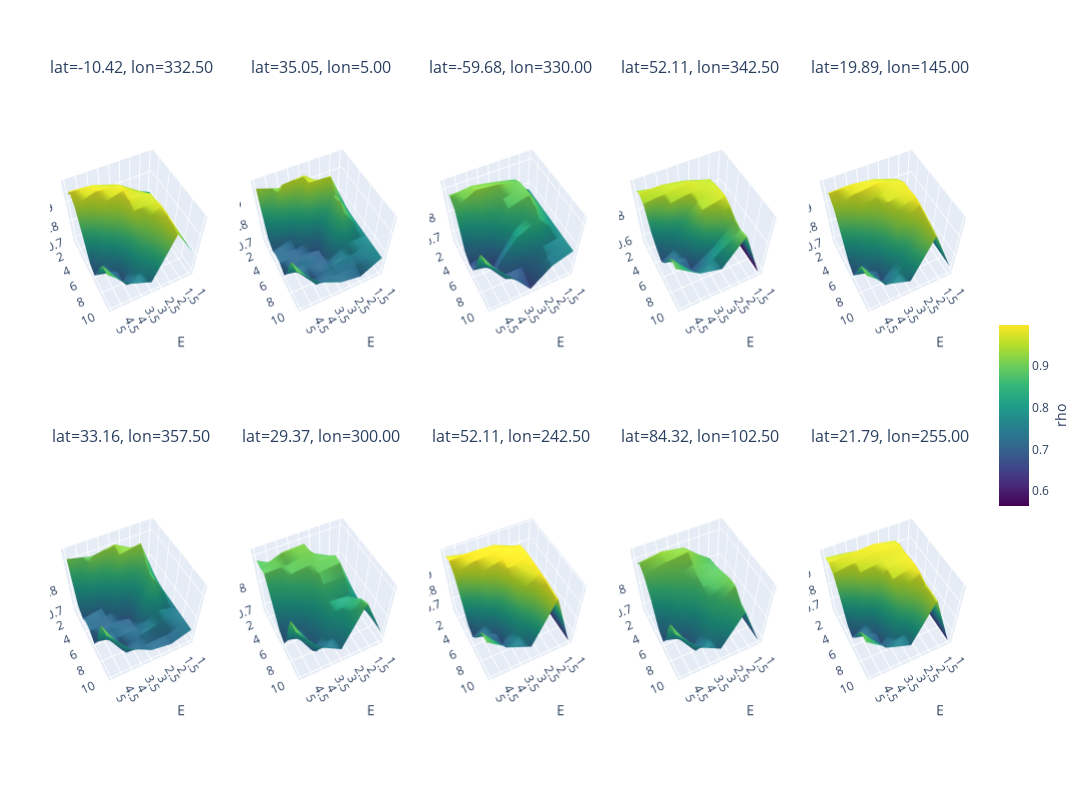

The cell this chart's notebook holds for it:
### Code cell
import xarray as xr
import pandas as pd
import numpy as np
import random

import plotly.graph_objects as go
from plotly.subplots import make_subplots

from pyEDM import EmbedDimension


nlat = ds_sat.sizes["lat"]
nlon = ds_sat.sizes["lon"]
ages = ds_sat["age"].values  # keep track of the ages

# ---------------------------------------------------------------------
# 2. Randomly select 10 (lat, lon) grid points
# ---------------------------------------------------------------------
all_pairs = [(ilat, ilon) for ilat in range(nlat) for ilon in range(nlon)]
random_pairs = random.sample(all_pairs, 10)  # pick 10 unique (ilat, ilon)

results_list = []  # will be a list of (ilat, ilon, E_axis, Tau_axis, RhoMatrix)

for idx, (ilat, ilon) in enumerate(random_pairs):
    # Extract local sat time series
    sat_ts = ds_sat["sat"].isel(lat=ilat, lon=ilon).values

    df_tmp = pd.DataFrame({
        "Time": ages,
        "pre": df_pre["pre"],  # predictor
        "sat": sat_ts          # target to predict
    })

    # We'll store a 2D array of shape (5,10) for E=1..5, tau=1..10
    RhoMatrix = np.zeros((5, 10))

    # For each tau in 1..10, call EmbedDimension once with maxE=5 and Tp=tau
    for tau in range(1, 11):
        edm_out = EmbedDimension(
            dataFrame=df_tmp,
            columns="sat",
            target="pre",
            maxE=5,          # We'll evaluate E=1..5
            tau=tau,
            Tp=10,
            lib="1 120",     # Entire time series, adapt if needed
            pred="1 120",
            showPlot=False,  # We'll handle plotting ourselves
        )

        for e_row in edm_out.itertuples():
            e_val = e_row.E     # 1..5
            rho_val = e_row.rho
            RhoMatrix[int(e_val - 1), int(tau - 1)] = rho_val

    # Axis values for plotting
    E_axis = np.arange(1, 6)     # E = 1..5
    Tau_axis = np.arange(1, 11)  # tau = 1..10

    # Save the result for this grid point
    results_list.append((ilat, ilon, E_axis, Tau_axis, RhoMatrix))

# ---------------------------------------------------------------------
# Compute global min and max for all RhoMatrix values
# ---------------------------------------------------------------------
global_min = min(np.min(RhoMatrix) for _, _, _, _, RhoMatrix in results_list)
global_max = max(np.max(RhoMatrix) for _, _, _, _, RhoMatrix in results_list)

# ---------------------------------------------------------------------
# 4. Make a 3D surface plot for each of the 10 results using Plotly subplots
# ---------------------------------------------------------------------

# Create subplot titles using true latitude and longitude values
subplot_titles = [
    f"lat={ds_sat['lat'].values[r[0]]:.2f}, lon={ds_sat['lon'].values[r[1]]:.2f}"
    for r in results_list
]

# Create a 2x5 grid of 3D subplots with adjusted spacing
fig = make_subplots(
    rows=2, cols=5,
    specs=[[{"type": "surface"}]*5, [{"type": "surface"}]*5],
    subplot_titles=subplot_titles,
    horizontal_spacing=0.03,  # reduce horizontal spacing
    vertical_spacing=0.1      # reduce vertical spacing
)

# Add each surface plot trace to its respective subplot
for i, (ilat, ilon, E_axis, Tau_axis, RhoMatrix) in enumerate(results_list):
    E_grid, Tau_grid = np.meshgrid(E_axis, Tau_axis, indexing='ij')
    row = (i // 5) + 1
    col = (i % 5) + 1

    # For a common colorbar, all surfaces use the same color range.
    # We enable the colorbar (showscale=True) only for the first trace.
    surf = go.Surface(
        x=E_grid,       # E dimension
        y=Tau_grid,     # tau dimension
        z=RhoMatrix,    # rho values
        colorscale="Viridis",
        cmin=global_min,
        cmax=global_max,
        showscale=True if i == 0 else False,
        # Customize the colorbar for the first subplot
        colorbar=dict(
            title="rho",
            titleside="right",
            x=1.02,  
            # adjust the shrink ratio to make the colorbar shorter
            len=0.3
        ) if i == 0 else None
    )

    fig.add_trace(surf, row=row, col=col)

# Update overall layout with adjusted margins for better label visibility
fig.update_layout(
    height=800,
    width=1400,
    margin=dict(l=50, r=50, t=80, b=50),
)

# ---------------------------------------------------------------------
# 3. Adjust the viewing angle (camera) for each subplot
# ---------------------------------------------------------------------
# Loop over each subplot scene and set the camera view.
# Note: The first scene is named 'scene', and subsequent ones as 'scene2', 'scene3', etc.
for i in range(1, len(results_list)+1):
    scene_id = f'scene{i}' if i > 1 else 'scene'
    fig.layout[scene_id].update(
        xaxis_title="E",
        yaxis_title="tau",
        zaxis_title="rho",
        camera=dict(
            eye=dict(x=1, y=2, z=3)  
        )
    )

fig.show()

### Figure 1 — Plotly figure (JSON) as saved in the notebook; plotly's stock layout.template omitted (floating-point values rounded to 4 significant figures)
{"data": [{"cmax": 0.998, "cmin": 0.566, "colorbar": {"len": 0.3, "title": {"side": "right", "text": "rho"}, "x": 1.02}, "colorscale": [[0, "#440154"], [0.1111, "#482878"], [0.2222, "#3e4989"], [0.3333, "#31688e"], [0.4444, "#26828e"], [0.5556, "#1f9e89"], [0.6667, "#35b779"], [0.7778, "#6ece58"], [0.8889, "#b5de2b"], [1, "#fde725"]], "scene": "scene", "showscale": true, "type": "surface", "x": [[1, 1, 1, 1, 1, 1, 1, 1, 1, 1], [2, 2, 2, 2, 2, 2, 2, 2, 2, 2], [3, 3, 3, 3, 3, 3, 3, 3, 3, 3], [4, 4, 4, 4, 4, 4, 4, 4, 4, 4], [5, 5, 5, 5, 5, 5, 5, 5, 5, 5]], "y": [[1, 2, 3, 4, 5, 6, 7, 8, 9, 10], [1, 2, 3, 4, 5, 6, 7, 8, 9, 10], [1, 2, 3, 4, 5, 6, 7, 8, 9, 10], [1, 2, 3, 4, 5, 6, 7, 8, 9, 10], [1, 2, 3, 4, 5, 6, 7, 8, 9, 10]], "z": [[0.8072, 0.8072, 0.8072, 0.8072, 0.8072, 0.8072, 0.8072, 0.8072, 0.8072, 0.8072], [0.8519, 0.87, 0.912, 0.9383, 0.9651, 0.97, 0.9791, 0.9786, 0.9728, 0.9554], [0.8909, 0.9472, 0.9769, 0.9877, 0.9747, 0.9518, 0.9036, 0.8558, 0.7936, 0.7347], [0.9295, 0.9788, 0.9852, 0.9507, 0.8807, 0.7853, 0.7104, 0.6903, 0.7231, 0.7865], [0.9389, 0.9866, 0.9457, 0.841, 0.7216, 0.6875, 0.7426, 0.835, 0.9012, 0.8999]]}, {"cmax": 0.998, "cmin": 0.566, "colorscale": [[0, "#440154"], [0.1111, "#482878"], [0.2222, "#3e4989"], [0.3333, "#31688e"], [0.4444, "#26828e"], [0.5556, "#1f9e89"], [0.6667, "#35b779"], [0.7778, "#6ece58"], [0.8889, "#b5de2b"], [1, "#fde725"]], "scene": "scene2", "showscale": false, "type": "surface", "x": [[1, 1, 1, 1, 1, 1, 1, 1, 1, 1], [2, 2, 2, 2, 2, 2, 2, 2, 2, 2], [3, 3, 3, 3, 3, 3, 3, 3, 3, 3], [4, 4, 4, 4, 4, 4, 4, 4, 4, 4], [5, 5, 5, 5, 5, 5, 5, 5, 5, 5]], "y": [[1, 2, 3, 4, 5, 6, 7, 8, 9, 10], [1, 2, 3, 4, 5, 6, 7, 8, 9, 10], [1, 2, 3, 4, 5, 6, 7, 8, 9, 10], [1, 2, 3, 4, 5, 6, 7, 8, 9, 10], [1, 2, 3, 4, 5, 6, 7, 8, 9, 10]], "z": [[0.7702, 0.7702, 0.7702, 0.7702, 0.7702, 0.7702, 0.7702, 0.7702, 0.7702, 0.7702], [0.8229, 0.892, 0.9568, 0.9038, 0.9142, 0.8854, 0.7833, 0.7524, 0.7345, 0.7119], [0.8602, 0.9624, 0.9581, 0.7529, 0.6995, 0.7007, 0.7091, 0.7399, 0.7244, 0.7305], [0.9128, 0.9554, 0.7325, 0.7087, 0.7092, 0.7305, 0.7174, 0.6894, 0.7209, 0.7857], [0.9429, 0.7407, 0.7041, 0.7237, 0.7226, 0.6875, 0.7426, 0.8341, 0.9001, 0.8991]]}, {"cmax": 0.998, "cmin": 0.566, "colorscale": [[0, "#440154"], [0.1111, "#482878"], [0.2222, "#3e4989"], [0.3333, "#31688e"], [0.4444, "#26828e"], [0.5556, "#1f9e89"], [0.6667, "#35b779"], [0.7778, "#6ece58"], [0.8889, "#b5de2b"], [1, "#fde725"]], "scene": "scene3", "showscale": false, "type": "surface", "x": [[1, 1, 1, 1, 1, 1, 1, 1, 1, 1], [2, 2, 2, 2, 2, 2, 2, 2, 2, 2], [3, 3, 3, 3, 3, 3, 3, 3, 3, 3], [4, 4, 4, 4, 4, 4, 4, 4, 4, 4], [5, 5, 5, 5, 5, 5, 5, 5, 5, 5]], "y": [[1, 2, 3, 4, 5, 6, 7, 8, 9, 10], [1, 2, 3, 4, 5, 6, 7, 8, 9, 10], [1, 2, 3, 4, 5, 6, 7, 8, 9, 10], [1, 2, 3, 4, 5, 6, 7, 8, 9, 10], [1, 2, 3, 4, 5, 6, 7, 8, 9, 10]], "z": [[0.7751, 0.7751, 0.7751, 0.7751, 0.7751, 0.7751, 0.7751, 0.7751, 0.7751, 0.7751], [0.8311, 0.8792, 0.8946, 0.8997, 0.9023, 0.8862, 0.8529, 0.7686, 0.75, 0.7419], [0.8534, 0.8987, 0.9195, 0.8879, 0.8723, 0.8023, 0.8157, 0.7023, 0.6815, 0.6576], [0.8759, 0.9152, 0.9253, 0.8611, 0.7334, 0.6666, 0.7049, 0.6911, 0.7239, 0.7853], [0.8774, 0.9066, 0.8767, 0.7143, 0.6791, 0.6885, 0.7434, 0.8321, 0.9003, 0.9008]]}, {"cmax": 0.998, "cmin": 0.566, "colorscale": [[0, "#440154"], [0.1111, "#482878"], [0.2222, "#3e4989"], [0.3333, "#31688e"], [0.4444, "#26828e"], [0.5556, "#1f9e89"], [0.6667, "#35b779"], [0.7778, "#6ece58"], [0.8889, "#b5de2b"], [1, "#fde725"]], "scene": "scene4", "showscale": false, "type": "surface", "x": [[1, 1, 1, 1, 1, 1, 1, 1, 1, 1], [2, 2, 2, 2, 2, 2, 2, 2, 2, 2], [3, 3, 3, 3, 3, 3, 3, 3, 3, 3], [4, 4, 4, 4, 4, 4, 4, 4, 4, 4], [5, 5, 5, 5, 5, 5, 5, 5, 5, 5]], "y": [[1, 2, 3, 4, 5, 6, 7, 8, 9, 10], [1, 2, 3, 4, 5, 6, 7, 8, 9, 10], [1, 2, 3, 4, 5, 6, 7, 8, 9, 10], [1, 2, 3, 4, 5, 6, 7, 8, 9, 10], [1, 2, 3, 4, 5, 6, 7, 8, 9, 10]], "z": [[0.566, 0.566, 0.566, 0.566, 0.566, 0.566, 0.566, 0.566, 0.566, 0.566], [0.7794, 0.9023, 0.9475, 0.9609, 0.9704, 0.9744, 0.9548, 0.9236, 0.9071, 0.9175], [0.8639, 0.9423, 0.973, 0.9623, 0.9441, 0.9399, 0.8851, 0.7811, 0.7915, 0.7448], [0.9049, 0.9635, 0.9553, 0.9342, 0.8173, 0.781, 0.7148, 0.6796, 0.7231, 0.7861], [0.9301, 0.9612, 0.9353, 0.8025, 0.733, 0.6884, 0.7431, 0.8333, 0.9053, 0.899]]}, {"cmax": 0.998, "cmin": 0.566, "colorscale": [[0, "#440154"], [0.1111, "#482878"], [0.2222, "#3e4989"], [0.3333, "#31688e"], [0.4444, "#26828e"], [0.5556, "#1f9e89"], [0.6667, "#35b779"], [0.7778, "#6ece58"], [0.8889, "#b5de2b"], [1, "#fde725"]], "scene": "scene5", "showscale": false, "type": "surface", "x": [[1, 1, 1, 1, 1, 1, 1, 1, 1, 1], [2, 2, 2, 2, 2, 2, 2, 2, 2, 2], [3, 3, 3, 3, 3, 3, 3, 3, 3, 3], [4, 4, 4, 4, 4, 4, 4, 4, 4, 4], [5, 5, 5, 5, 5, 5, 5, 5, 5, 5]], "y": [[1, 2, 3, 4, 5, 6, 7, 8, 9, 10], [1, 2, 3, 4, 5, 6, 7, 8, 9, 10], [1, 2, 3, 4, 5, 6, 7, 8, 9, 10], [1, 2, 3, 4, 5, 6, 7, 8, 9, 10], [1, 2, 3, 4, 5, 6, 7, 8, 9, 10]], "z": [[0.7299, 0.7299, 0.7299, 0.7299, 0.7299, 0.7299, 0.7299, 0.7299, 0.7299, 0.7299], [0.8597, 0.9418, 0.9682, 0.9854, 0.9855, 0.9909, 0.9866, 0.9758, 0.9641, 0.9503], [0.9158, 0.9737, 0.9889, 0.9718, 0.9656, 0.9356, 0.9048, 0.8221, 0.7993, 0.7429], [0.9362, 0.9856, 0.9762, 0.9457, 0.8709, 0.7924, 0.7127, 0.6913, 0.7229, 0.787], [0.9462, 0.9834, 0.9414, 0.8374, 0.7311, 0.6878, 0.7432, 0.8348, 0.9014, 0.8995]]}, {"cmax": 0.998, "cmin": 0.566, "colorscale": [[0, "#440154"], [0.1111, "#482878"], [0.2222, "#3e4989"], [0.3333, "#31688e"], [0.4444, "#26828e"], [0.5556, "#1f9e89"], [0.6667, "#35b779"], [0.7778, "#6ece58"], [0.8889, "#b5de2b"], [1, "#fde725"]], "scene": "scene6", "showscale": false, "type": "surface", "x": [[1, 1, 1, 1, 1, 1, 1, 1, 1, 1], [2, 2, 2, 2, 2, 2, 2, 2, 2, 2], [3, 3, 3, 3, 3, 3, 3, 3, 3, 3], [4, 4, 4, 4, 4, 4, 4, 4, 4, 4], [5, 5, 5, 5, 5, 5, 5, 5, 5, 5]], "y": [[1, 2, 3, 4, 5, 6, 7, 8, 9, 10], [1, 2, 3, 4, 5, 6, 7, 8, 9, 10], [1, 2, 3, 4, 5, 6, 7, 8, 9, 10], [1, 2, 3, 4, 5, 6, 7, 8, 9, 10], [1, 2, 3, 4, 5, 6, 7, 8, 9, 10]], "z": [[0.7449, 0.7449, 0.7449, 0.7449, 0.7449, 0.7449, 0.7449, 0.7449, 0.7449, 0.7449], [0.8115, 0.889, 0.9347, 0.8952, 0.8761, 0.8785, 0.7791, 0.7512, 0.7211, 0.7139], [0.8307, 0.9325, 0.9156, 0.7507, 0.6981, 0.7057, 0.724, 0.7348, 0.7157, 0.73], [0.8902, 0.9187, 0.7252, 0.7146, 0.7125, 0.7315, 0.7181, 0.6893, 0.7208, 0.7862], [0.9103, 0.7373, 0.7079, 0.7288, 0.723, 0.6873, 0.7428, 0.834, 0.9004, 0.8987]]}, {"cmax": 0.998, "cmin": 0.566, "colorscale": [[0, "#440154"], [0.1111, "#482878"], [0.2222, "#3e4989"], [0.3333, "#31688e"], [0.4444, "#26828e"], [0.5556, "#1f9e89"], [0.6667, "#35b779"], [0.7778, "#6ece58"], [0.8889, "#b5de2b"], [1, "#fde725"]], "scene": "scene7", "showscale": false, "type": "surface", "x": [[1, 1, 1, 1, 1, 1, 1, 1, 1, 1], [2, 2, 2, 2, 2, 2, 2, 2, 2, 2], [3, 3, 3, 3, 3, 3, 3, 3, 3, 3], [4, 4, 4, 4, 4, 4, 4, 4, 4, 4], [5, 5, 5, 5, 5, 5, 5, 5, 5, 5]], "y": [[1, 2, 3, 4, 5, 6, 7, 8, 9, 10], [1, 2, 3, 4, 5, 6, 7, 8, 9, 10], [1, 2, 3, 4, 5, 6, 7, 8, 9, 10], [1, 2, 3, 4, 5, 6, 7, 8, 9, 10], [1, 2, 3, 4, 5, 6, 7, 8, 9, 10]], "z": [[0.7299, 0.7299, 0.7299, 0.7299, 0.7299, 0.7299, 0.7299, 0.7299, 0.7299, 0.7299], [0.6926, 0.7903, 0.8707, 0.8977, 0.8957, 0.8698, 0.8238, 0.8474, 0.8754, 0.8884], [0.7844, 0.9148, 0.9088, 0.8965, 0.8892, 0.8721, 0.8378, 0.8141, 0.7639, 0.7289], [0.8448, 0.9121, 0.8905, 0.8861, 0.828, 0.7468, 0.715, 0.6848, 0.7224, 0.7835], [0.887, 0.8845, 0.8903, 0.8081, 0.7171, 0.6868, 0.7437, 0.8333, 0.9013, 0.8945]]}, {"cmax": 0.998, "cmin": 0.566, "colorscale": [[0, "#440154"], [0.1111, "#482878"], [0.2222, "#3e4989"], [0.3333, "#31688e"], [0.4444, "#26828e"], [0.5556, "#1f9e89"], [0.6667, "#35b779"], [0.7778, "#6ece58"], [0.8889, "#b5de2b"], [1, "#fde725"]], "scene": "scene8", "showscale": false, "type": "surface", "x": [[1, 1, 1, 1, 1, 1, 1, 1, 1, 1], [2, 2, 2, 2, 2, 2, 2, 2, 2, 2], [3, 3, 3, 3, 3, 3, 3, 3, 3, 3], [4, 4, 4, 4, 4, 4, 4, 4, 4, 4], [5, 5, 5, 5, 5, 5, 5, 5, 5, 5]], "y": [[1, 2, 3, 4, 5, 6, 7, 8, 9, 10], [1, 2, 3, 4, 5, 6, 7, 8, 9, 10], [1, 2, 3, 4, 5, 6, 7, 8, 9, 10], [1, 2, 3, 4, 5, 6, 7, 8, 9, 10], [1, 2, 3, 4, 5, 6, 7, 8, 9, 10]], "z": [[0.6305, 0.6305, 0.6305, 0.6305, 0.6305, 0.6305, 0.6305, 0.6305, 0.6305, 0.6305], [0.8054, 0.9466, 0.9886, 0.9967, 0.9971, 0.995, 0.9941, 0.9923, 0.9869, 0.9818], [0.9206, 0.992, 0.998, 0.9945, 0.9819, 0.9499, 0.9163, 0.859, 0.7943, 0.7219], [0.9498, 0.9977, 0.9887, 0.9533, 0.8822, 0.7785, 0.7095, 0.6831, 0.7237, 0.7888], [0.9758, 0.9936, 0.952, 0.8435, 0.7201, 0.6866, 0.7432, 0.8343, 0.9014, 0.8976]]}, {"cmax": 0.998, "cmin": 0.566, "colorscale": [[0, "#440154"], [0.1111, "#482878"], [0.2222, "#3e4989"], [0.3333, "#31688e"], [0.4444, "#26828e"], [0.5556, "#1f9e89"], [0.6667, "#35b779"], [0.7778, "#6ece58"], [0.8889, "#b5de2b"], [1, "#fde725"]], "scene": "scene9", "showscale": false, "type": "surface", "x": [[1, 1, 1, 1, 1, 1, 1, 1, 1, 1], [2, 2, 2, 2, 2, 2, 2, 2, 2, 2], [3, 3, 3, 3, 3, 3, 3, 3, 3, 3], [4, 4, 4, 4, 4, 4, 4, 4, 4, 4], [5, 5, 5, 5, 5, 5, 5, 5, 5, 5]], "y": [[1, 2, 3, 4, 5, 6, 7, 8, 9, 10], [1, 2, 3, 4, 5, 6, 7, 8, 9, 10], [1, 2, 3, 4, 5, 6, 7, 8, 9, 10], [1, 2, 3, 4, 5, 6, 7, 8, 9, 10], [1, 2, 3, 4, 5, 6, 7, 8, 9, 10]], "z": [[0.6789, 0.6789, 0.6789, 0.6789, 0.6789, 0.6789, 0.6789, 0.6789, 0.6789, 0.6789], [0.7872, 0.8495, 0.8736, 0.8782, 0.8844, 0.8957, 0.9057, 0.9063, 0.8769, 0.8655], [0.8206, 0.9172, 0.9292, 0.9051, 0.8899, 0.8748, 0.8555, 0.8322, 0.7921, 0.7301], [0.8594, 0.931, 0.9162, 0.8847, 0.8523, 0.7887, 0.709, 0.6937, 0.7234, 0.7867], [0.888, 0.92, 0.8951, 0.8275, 0.7197, 0.6904, 0.7433, 0.8346, 0.9013, 0.8995]]}, {"cmax": 0.998, "cmin": 0.566, "colorscale": [[0, "#440154"], [0.1111, "#482878"], [0.2222, "#3e4989"], [0.3333, "#31688e"], [0.4444, "#26828e"], [0.5556, "#1f9e89"], [0.6667, "#35b779"], [0.7778, "#6ece58"], [0.8889, "#b5de2b"], [1, "#fde725"]], "scene": "scene10", "showscale": false, "type": "surface", "x": [[1, 1, 1, 1, 1, 1, 1, 1, 1, 1], [2, 2, 2, 2, 2, 2, 2, 2, 2, 2], [3, 3, 3, 3, 3, 3, 3, 3, 3, 3], [4, 4, 4, 4, 4, 4, 4, 4, 4, 4], [5, 5, 5, 5, 5, 5, 5, 5, 5, 5]], "y": [[1, 2, 3, 4, 5, 6, 7, 8, 9, 10], [1, 2, 3, 4, 5, 6, 7, 8, 9, 10], [1, 2, 3, 4, 5, 6, 7, 8, 9, 10], [1, 2, 3, 4, 5, 6, 7, 8, 9, 10], [1, 2, 3, 4, 5, 6, 7, 8, 9, 10]], "z": [[0.6342, 0.6342, 0.6342, 0.6342, 0.6342, 0.6342, 0.6342, 0.6342, 0.6342, 0.6342], [0.8108, 0.9677, 0.9866, 0.9826, 0.9875, 0.9907, 0.985, 0.9686, 0.9689, 0.965], [0.9262, 0.989, 0.9846, 0.9742, 0.9691, 0.9531, 0.9136, 0.859, 0.7713, 0.7345], [0.9492, 0.9819, 0.9728, 0.9514, 0.8812, 0.7662, 0.7118, 0.6883, 0.7234, 0.7874], [0.9628, 0.9754, 0.9487, 0.8446, 0.7197, 0.6868, 0.7434, 0.834, 0.9012, 0.8949]]}], "layout": {"annotations": [{"font": {"size": 16}, "showarrow": false, "text": "lat=-10.42, lon=332.50", "x": 0.088, "xanchor": "center", "xref": "paper", "y": 1, "yanchor": "bottom", "yref": "paper"}, {"font": {"size": 16}, "showarrow": false, "text": "lat=35.05, lon=5.00", "x": 0.294, "xanchor": "center", "xref": "paper", "y": 1, "yanchor": "bottom", "yref": "paper"}, {"font": {"size": 16}, "showarrow": false, "text": "lat=-59.68, lon=330.00", "x": 0.5, "xanchor": "center", "xref": "paper", "y": 1, "yanchor": "bottom", "yref": "paper"}, {"font": {"size": 16}, "showarrow": false, "text": "lat=52.11, lon=342.50", "x": 0.706, "xanchor": "center", "xref": "paper", "y": 1, "yanchor": "bottom", "yref": "paper"}, {"font": {"size": 16}, "showarrow": false, "text": "lat=19.89, lon=145.00", "x": 0.912, "xanchor": "center", "xref": "paper", "y": 1, "yanchor": "bottom", "yref": "paper"}, {"font": {"size": 16}, "showarrow": false, "text": "lat=33.16, lon=357.50", "x": 0.088, "xanchor": "center", "xref": "paper", "y": 0.45, "yanchor": "bottom", "yref": "paper"}, {"font": {"size": 16}, "showarrow": false, "text": "lat=29.37, lon=300.00", "x": 0.294, "xanchor": "center", "xref": "paper", "y": 0.45, "yanchor": "bottom", "yref": "paper"}, {"font": {"size": 16}, "showarrow": false, "text": "lat=52.11, lon=242.50", "x": 0.5, "xanchor": "center", "xref": "paper", "y": 0.45, "yanchor": "bottom", "yref": "paper"}, {"font": {"size": 16}, "showarrow": false, "text": "lat=84.32, lon=102.50", "x": 0.706, "xanchor": "center", "xref": "paper", "y": 0.45, "yanchor": "bottom", "yref": "paper"}, {"font": {"size": 16}, "showarrow": false, "text": "lat=21.79, lon=255.00", "x": 0.912, "xanchor": "center", "xref": "paper", "y": 0.45, "yanchor": "bottom", "yref": "paper"}], "height": 800, "margin": {"b": 50, "l": 50, "r": 50, "t": 80}, "scene": {"camera": {"eye": {"x": 1, "y": 2, "z": 3}}, "domain": {"x": [0, 0.176], "y": [0.55, 1]}, "xaxis": {"title": {"text": "E"}}, "yaxis": {"title": {"text": "tau"}}, "zaxis": {"title": {"text": "rho"}}}, "scene10": {"camera": {"eye": {"x": 1, "y": 2, "z": 3}}, "domain": {"x": [0.824, 1], "y": [0, 0.45]}, "xaxis": {"title": {"text": "E"}}, "yaxis": {"title": {"text": "tau"}}, "zaxis": {"title": {"text": "rho"}}}, "scene2": {"camera": {"eye": {"x": 1, "y": 2, "z": 3}}, "domain": {"x": [0.206, 0.382], "y": [0.55, 1]}, "xaxis": {"title": {"text": "E"}}, "yaxis": {"title": {"text": "tau"}}, "zaxis": {"title": {"text": "rho"}}}, "scene3": {"camera": {"eye": {"x": 1, "y": 2, "z": 3}}, "domain": {"x": [0.412, 0.588], "y": [0.55, 1]}, "xaxis": {"title": {"text": "E"}}, "yaxis": {"title": {"text": "tau"}}, "zaxis": {"title": {"text": "rho"}}}, "scene4": {"camera": {"eye": {"x": 1, "y": 2, "z": 3}}, "domain": {"x": [0.618, 0.794], "y": [0.55, 1]}, "xaxis": {"title": {"text": "E"}}, "yaxis": {"title": {"text": "tau"}}, "zaxis": {"title": {"text": "rho"}}}, "scene5": {"camera": {"eye": {"x": 1, "y": 2, "z": 3}}, "domain": {"x": [0.824, 1], "y": [0.55, 1]}, "xaxis": {"title": {"text": "E"}}, "yaxis": {"title": {"text": "tau"}}, "zaxis": {"title": {"text": "rho"}}}, "scene6": {"camera": {"eye": {"x": 1, "y": 2, "z": 3}}, "domain": {"x": [0, 0.176], "y": [0, 0.45]}, "xaxis": {"title": {"text": "E"}}, "yaxis": {"title": {"text": "tau"}}, "zaxis": {"title": {"text": "rho"}}}, "scene7": {"camera": {"eye": {"x": 1, "y": 2, "z": 3}}, "domain": {"x": [0.206, 0.382], "y": [0, 0.45]}, "xaxis": {"title": {"text": "E"}}, "yaxis": {"title": {"text": "tau"}}, "zaxis": {"title": {"text": "rho"}}}, "scene8": {"camera": {"eye": {"x": 1, "y": 2, "z": 3}}, "domain": {"x": [0.412, 0.588], "y": [0, 0.45]}, "xaxis": {"title": {"text": "E"}}, "yaxis": {"title": {"text": "tau"}}, "zaxis": {"title": {"text": "rho"}}}, "scene9": {"camera": {"eye": {"x": 1, "y": 2, "z": 3}}, "domain": {"x": [0.618, 0.794], "y": [0, 0.45]}, "xaxis": {"title": {"text": "E"}}, "yaxis": {"title": {"text": "tau"}}, "zaxis": {"title": {"text": "rho"}}}, "width": 1400}}
